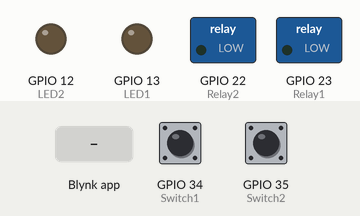
A sketch run on a simulated ESP32. Shown: switched loads named in the sketch (green lamp = pin HIGH), output pins drawn as LEDs (lit = HIGH). Inputs (shaded band) come from the test bench; at power-on: GPIO 34 (Switch1) HIGH, GPIO 35 (Switch2) HIGH. WiFi joins after 1.5 s; servers stay silent unless stated.

Above: at 2.5 s.
2.6 s: GPIO 34 (Switch1) pulled LOW for 0.15 s
At 3.9 s:
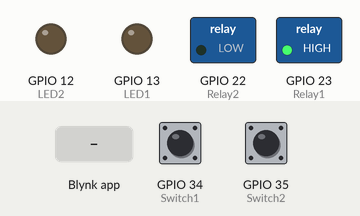
5.7 s: GPIO 35 (Switch2) pulled LOW for 0.15 s
At 6.6 s:
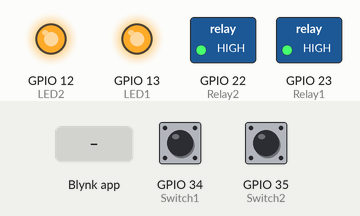
7.3 s: Blynk app writes 0 to V1
At 8.2 s:
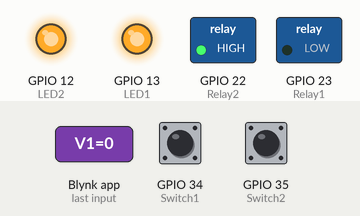
8.8 s: Blynk app writes 1 to V1
At 9.4 s:
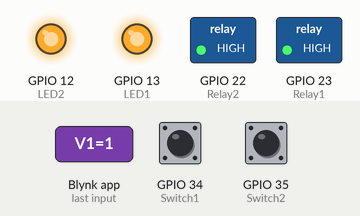
10.3 s: Blynk app writes 0 to V2
At 11.7 s:
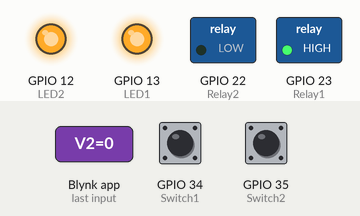
Timing chart, 0 to 12.8 s (numbered marks = the images above; inputs shaded):
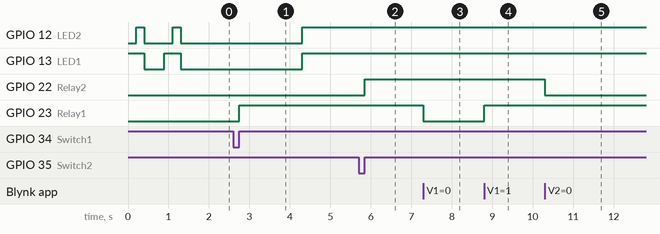

The sketch:

2_node_blynk_internet_manaual.ino
```cpp
#include <WiFi.h>
#include <WiFiClient.h>
#include <BlynkSimpleEsp32.h>
BlynkTimer timer;


#define DEBUG_SW 0


#define Switch1 34
#define Relay1 23

#define Switch2 35
#define Relay2 22


#define LED1 13
#define LED2 12


int MODE = 0;


// Your WiFi credentials.
// Set password to "" for open networks.
char ssid[] = "technolab fibre";
char pass[] = "air88918";

// You should get Auth Token in the Blynk App.
// Go to the Project Settings (nut icon).
char auth[] = " kwGKZIfU_BhkS5eLQXxQ_ZRRUAw5w4vB";


int Flag1 = 0;
int Flag2 = 0;


BLYNK_WRITE(V1)
{
  int pinValue = param.asInt(); // assigning incoming value from pin V1 to a variable
  digitalWrite(Relay1, pinValue);
  // process received value
}

BLYNK_WRITE(V2)
{
  int pinValue = param.asInt(); // assigning incoming value from pin V2 to a variable
  digitalWrite(Relay2, pinValue);
  // process received value
}


void with_internet()
{
  if (digitalRead(Switch1) == LOW)
  {
    if (Flag1 == 0 )
    {
      digitalWrite(Relay1, LOW);
      if (DEBUG_SW) Serial.println("Relay1- ON");
      Blynk.virtualWrite(V1, 0);
      Flag1 = 1;
    }
    if (DEBUG_SW) Serial.println(" -ON");

  }
  if (digitalRead(Switch1) == HIGH )
  {
    if (Flag1 == 1)
    {
      digitalWrite(Relay1, HIGH);
      if (DEBUG_SW) Serial.println("Relay1 OFF");
      Blynk.virtualWrite(V1, 1);
      Flag1 = 0;
    }
    if (DEBUG_SW)Serial.println(" OFF");
  }


  if (digitalRead(Switch2) == LOW)
  {
    if (Flag2 == 0 )
    {
      digitalWrite(Relay2, LOW);
      if (DEBUG_SW)  Serial.println("Relay2- ON");
      Blynk.virtualWrite(V2, 0);
      Flag2 = 1;
    }
    if (DEBUG_SW) Serial.println("Switch2 -ON");

  }
  if (digitalRead(Switch2) == HIGH )
  {
    if (Flag2 == 1)
    {
      digitalWrite(Relay2, HIGH);
      if (DEBUG_SW) Serial.println("Relay2 OFF");
      Blynk.virtualWrite(V2, 1);
      Flag2 = 0;
    }
    if (DEBUG_SW)Serial.println("Switch2 OFF");
    //delay(200);
  }
}

void without_internet()
{

  digitalWrite(Relay1, digitalRead(Switch1));
  digitalWrite(Relay2, digitalRead(Switch2));


}


void checkBlynk() { // called every 3 seconds by SimpleTimer

  bool isconnected = Blynk.connected();
  if (isconnected == false) {
    MODE = 1;
    digitalWrite(LED1, HIGH);
    digitalWrite(LED2, LOW);

  }
  if (isconnected == true) {
    MODE = 0;
    digitalWrite(LED1, HIGH);
    digitalWrite(LED2, HIGH);

  }
}

void setup()
{
  // Debug console
  if (DEBUG_SW) Serial.begin(9600);
  pinMode(Switch1, INPUT);
  pinMode(Relay1, OUTPUT);

  pinMode(Switch2, INPUT);
  pinMode(Relay2, OUTPUT);


  pinMode(LED1, OUTPUT);
  pinMode(LED2, OUTPUT);


  digitalWrite(LED1, HIGH);
  delay(200);
  digitalWrite(LED2, HIGH);
  delay(200);

  digitalWrite(LED1, LOW);
  digitalWrite(LED2, LOW);

  delay(500);

  digitalWrite(LED1, HIGH);
  delay(200);
  digitalWrite(LED2, HIGH);
  delay(200);


  digitalWrite(LED1, LOW);
  digitalWrite(LED2, LOW);

  //pinMode(MODE, INPUT);
  WiFi.begin(ssid, pass);
  timer.setInterval(3000L, checkBlynk); // check if connected to Blynk server every 3 seconds
  Blynk.config(auth);//, ssid, pass);

}

void loop()
{
  if (WiFi.status() != WL_CONNECTED)
  {
    if (DEBUG_SW) Serial.println("Not Connected");
  }
  else
  {
    if (DEBUG_SW) Serial.println(" Connected");
    Blynk.run();
  }

  timer.run(); // Initiates SimpleTimer
  if (MODE == 0)
    with_internet();
  else
    without_internet();
}
```

Measured:
- after the input at 2.6 s, GPIO 23 (Relay1): LOW → HIGH after 0.15 s
- after the input at 5.7 s, GPIO 22 (Relay2): LOW → HIGH after 0.15 s
- after the input at 7.3 s, GPIO 23 (Relay1): HIGH → LOW at once
- after the input at 8.8 s, GPIO 23 (Relay1): LOW → HIGH at once
- after the input at 10.3 s, GPIO 22 (Relay2): HIGH → LOW at once
